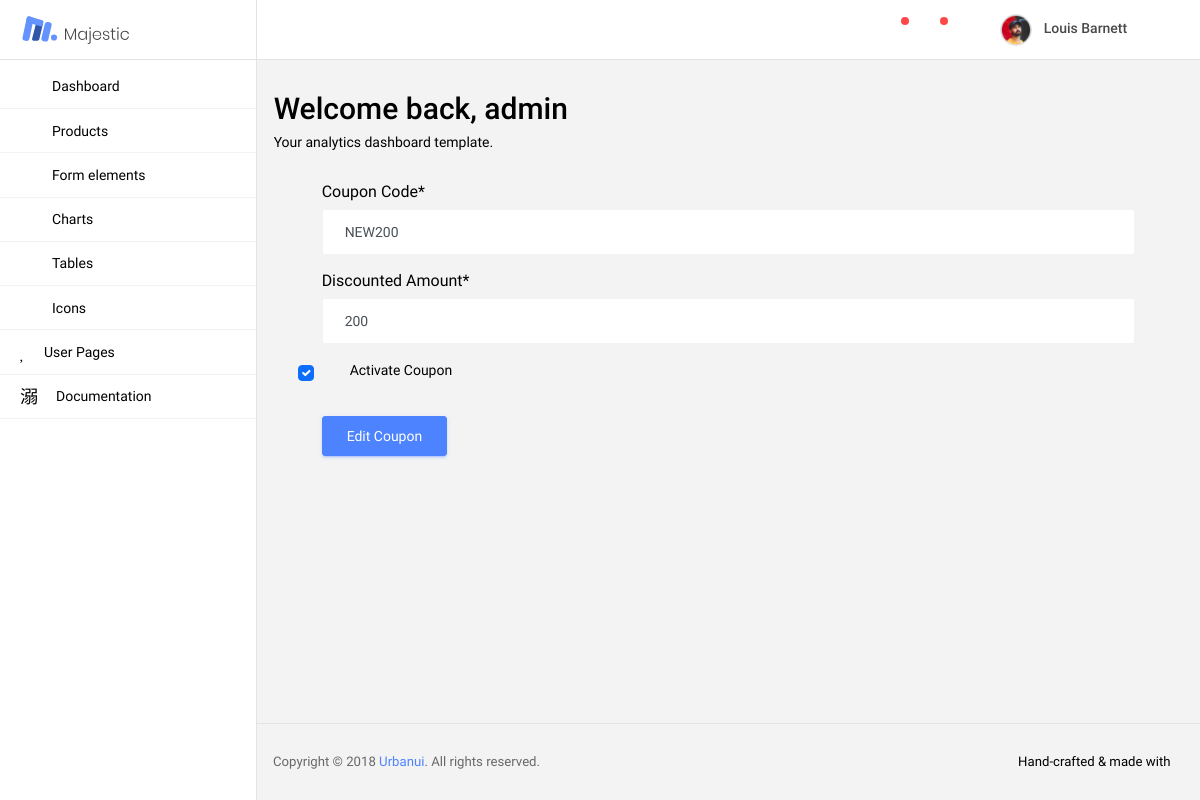
/adminpanel/editcoupons/2/ (signed in), run on the app's committed database.
### userapp/models.py (models this page shows, shortened)
class User(AbstractBaseUser, PermissionsMixin):
    email = models.EmailField(gettext_lazy('Email Field'), max_length=255, unique=True, blank=False)
    username = models.CharField(gettext_lazy("Username Field"), max_length=30, unique=True, blank=False)
    date_joined = models.DateTimeField(gettext_lazy("Date Joined Field"), auto_now_add=True)
    is_superuser = models.BooleanField(default=False, help_text="Designate the superuser status", verbose_name="Superuser Status")
    is_staff = models.BooleanField(default=False, help_text="Designate the staff status", verbose_name="Staff Status")
    is_active = models.BooleanField(default=True, help_text="Designate the active status", verbose_name="Active Status")
    USERNAME_FIELD = 'email'
    REQUIRED_FIELDS = ['username']
    objects = UserManager()

### productapp/models.py (models this page shows, shortened)
class Coupon(models.Model):
    coupon_code = models.CharField(max_length=15, verbose_name='Coupon Code', unique=True)
    discount_amount = models.IntegerField(verbose_name='Discounted Amount')
    is_active = models.BooleanField(verbose_name='Activate Coupon')

### adminpanelapp/views.py (the view)
# urls.py: path('editcoupons/<str:coupon_pk>/', views.editcouponsview, name='edit-coupons'),
@user_passes_test(permission_check, login_url='/adminpanel/adminlogin/')
def editcouponsview(request, coupon_pk):
    coupon_item = Coupon.objects.get(pk=coupon_pk)
    form = AddCouponForm(instance=coupon_item)
    if request.method == 'POST':
        form = AddCouponForm(request.POST, instance=coupon_item)
        if form.is_valid():
            form.save()
        return HttpResponseRedirect(reverse('admin_app:add-coupons'))
    context = {
        'form': form,
    }
    return render(request, 'adminpanel/editcoupons.html', context)

### adminpanelapp/forms.py
class AddCouponForm(forms.ModelForm):
    class Meta:
        model = Coupon
        fields = '__all__'

### adminpanelapp/views.py (called while the page is built)
def permission_check(user):
    return user.is_staff and user.is_superuser and user.is_active

### ecomapp/context_processor.py (called while the page is built)
def menu(request):
    categories = Category.objects.all()
    subcategories = SubCategory.objects.all()
    return {
        'categories': categories,
        'subcategories': subcategories,
    }

def count(request):
    if request.user.is_authenticated:
        wishlist_count = WishList.objects.filter(user=request.user).count()
        return {
            'wishlist_count': wishlist_count,
        }
    return {
        'hello': 'hello'
    }

### templates/adminpanel/editcoupons.html (shortened to what this page needs)
{% extends 'adminpanel/base.html' %}
{% load static %}
{% load crispy_forms_tags %}
{% block body_block %}
    <form action="" method="POST" id="add" class="mx-5">
        {{ form|crispy }}
        <button type="submit" class="mt-3 btn btn-primary">Edit Coupon</button>
    </form>
{% endblock %}

### templates/adminpanel/base.html (shortened to what this page needs)
<!DOCTYPE html>
{% load static %}
<html lang="en">
<head>
    <link href="https://cdn.jsdelivr.net/npm/bootstrap@5.1.0/dist/css/bootstrap.min.css" rel="stylesheet"
>
    <link rel="stylesheet" href="{% static "adminpanel/vendors/mdi/css/materialdesignicons.min.css" %}">
    <link rel="stylesheet" href="{% static "adminpanel/vendors/base/vendor.bundle.base.css" %}">
    <link rel="stylesheet" href="https://cdn.datatables.net/1.10.25/css/jquery.dataTables.min.css">
    <link href="https://unpkg.com/filepond/dist/filepond.css" rel="stylesheet" />
    <link
            href="https://unpkg.com/filepond-plugin-image-preview/dist/filepond-plugin-image-preview.css"
            rel="stylesheet"
    />
    <link rel="stylesheet" href="{% static "adminpanel/css/style.css" %}">
    <link rel="stylesheet" href="{% static "adminpanel/css/mystyle.css" %}">
</head>
<body>
<div class="container-scroller">
    <nav class="navbar col-lg-12 col-12 p-0 fixed-top d-flex flex-row">
        <div class="navbar-brand-wrapper d-flex justify-content-center">
            <div class="navbar-brand-inner-wrapper d-flex justify-content-between align-items-center w-100">
                <a class="navbar-brand brand-logo" href="{% url "admin_app:adminindex" %}"><img
                        src="{% static "adminpanel/images/logo.svg" %}" alt="logo"/></a>
                <button class="navbar-toggler navbar-toggler align-self-center" type="button" data-toggle="minimize">
                    <span class="mdi mdi-sort-variant"></span>
                </button>
            </div>
        </div>
        <div class="navbar-menu-wrapper d-flex align-items-center justify-content-end">
            <ul class="navbar-nav navbar-nav-right">
                <li class="nav-item dropdown mr-1">
                    <a class="nav-link count-indicator dropdown-toggle d-flex justify-content-center align-items-center"
                       id="messageDropdown" href="#" data-toggle="dropdown">
                        <i class="mdi mdi-message-text mx-0"></i>
                        <span class="count"></span>
                    </a>
                </li>
                <li class="nav-item dropdown mr-4">
                    <a class="nav-link count-indicator dropdown-toggle d-flex align-items-center justify-content-center notification-dropdown"
                       id="notificationDropdown" href="#" data-toggle="dropdown">
                        <i class="mdi mdi-bell mx-0"></i>
                        <span class="count"></span>
                    </a>
                </li>
                <li class="nav-item nav-profile dropdown">
                    <a class="nav-link dropdown-toggle" href="#" data-toggle="dropdown" id="profileDropdown">
                        <img src="{% static "adminpanel/images/faces/face5.jpg" %}" alt="profile"/>
                        <span class="nav-profile-name">Louis Barnett</span>
                    </a>
                </li>
            </ul>
        </div>
    </nav>
    <div class="container-fluid page-body-wrapper">
        <nav class="sidebar sidebar-offcanvas" id="sidebar">
            <ul class="nav">
                <li class="nav-item">
                    <a class="nav-link" href="{% url "admin_app:adminindex" %}">
                        <i class="mdi mdi-home menu-icon"></i>
                        <span class="menu-title">Dashboard</span>
                    </a>
                </li>
                <li class="nav-item">
                    <a class="nav-link" data-toggle="collapse" href="#ui-basic" aria-expanded="false"
                       aria-controls="ui-basic">
                        <i class="mdi mdi-circle-outline menu-icon"></i>
                        <span class="menu-title">Products</span>
                        <i class="menu-arrow"></i>
                    </a>
                </li>
                <li class="nav-item">
                    <a class="nav-link" href="#">
                        <i class="mdi mdi-view-headline menu-icon"></i>
                        <span class="menu-title">Form elements</span>
                    </a>
                </li>
                <li class="nav-item">
                    <a class="nav-link" href="#">
                        <i class="mdi mdi-chart-pie menu-icon"></i>
                        <span class="menu-title">Charts</span>
                    </a>
                </li>
                <li class="nav-item">
                    <a class="nav-link" href="#">
                        <i class="mdi mdi-grid-large menu-icon"></i>
                        <span class="menu-title">Tables</span>
                    </a>
                </li>
                <li class="nav-item">
                    <a class="nav-link" href="#">
                        <i class="mdi mdi-emoticon menu-icon"></i>
                        <span class="menu-title">Icons</span>
                    </a>
                </li>
                <li class="nav-item">
                    <a class="nav-link" data-toggle="collapse" href="#auth" aria-expanded="false" aria-controls="auth">
                        <i class="mdi mdi-account menu-icon"></i>
                        <span class="menu-title">User Pages</span>
                        <i class="menu-arrow"></i>
                    </a>
                </li>
                <li class="nav-item">
                    <a class="nav-link" href="#">
                        <i class="mdi mdi-file-document-box-outline menu-icon"></i>
                        <span class="menu-title">Documentation</span>
                    </a>
                </li>
            </ul>
        </nav>
        <div class="main-panel">
            <div class="content-wrapper">
                <div class="row">
                    <div class="col-md-12 grid-margin">
                        <div class="d-flex justify-content-between flex-wrap">
                            <div class="d-flex align-items-end flex-wrap">
                                <div class="mr-md-3 mr-xl-5">
                                    <h2>Welcome back, {{ user.username }}</h2>
                                    <p class="mb-md-0">Your analytics dashboard template.</p>
                                </div>
                            </div>
                        </div>
                    </div>
                </div>
                {% block body_block %}
                {% endblock %}
            </div>
            <footer class="footer">
                <div class="d-sm-flex justify-content-center justify-content-sm-between">
            <span class="text-muted text-center text-sm-left d-block d-sm-inline-block">Copyright © 2018 <a
                    href="https://www.urbanui.com/" target="_blank">Urbanui</a>. All rights reserved.</span>
                    <span class="float-none float-sm-right d-block mt-1 mt-sm-0 text-center">Hand-crafted & made with <i
                            class="mdi mdi-heart text-danger"></i></span>
                </div>
            </footer>
        </div>
    </div>
</div>
</body>
</html>

### data on the page
User: username "admin"
Coupon: coupon_code "NEW200", discount_amount "200", is_active "☑"
